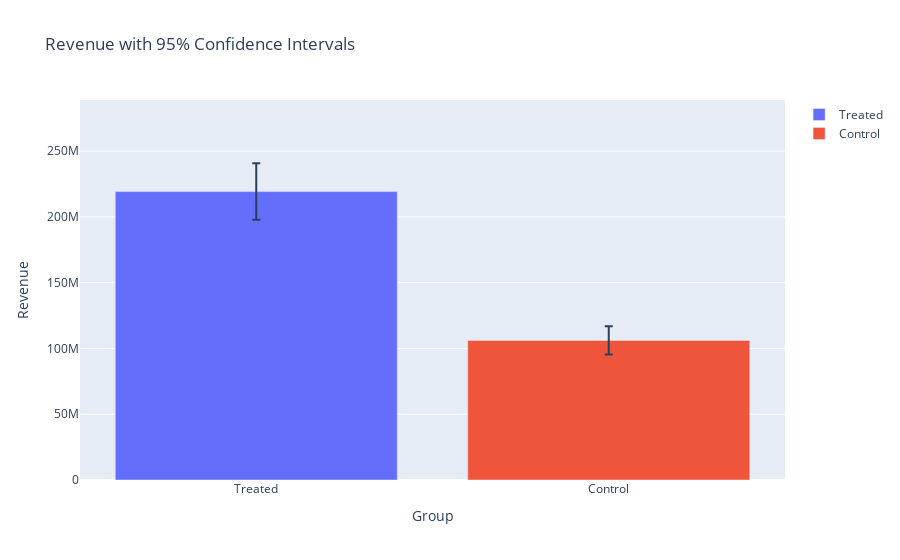

The code cell stored with this chart in its notebook:
### Markdown cell above
Therefore there is a signficant difference between the high rating and the low rating group.

### Code cell
# Calculate the mean and standard error of the mean (SEM) for treated and control groups
treated_mean = matched_data[matched_data['high_rating'] == 1]['revenue_final_adjusted'].mean()
treated_sem = matched_data[matched_data['high_rating'] == 1]['revenue_final_adjusted'].sem()

control_mean = matched_data[matched_data['high_rating'] == 0]['revenue_final_adjusted'].mean()
control_sem = matched_data[matched_data['high_rating'] == 0]['revenue_final_adjusted'].sem()

# Calculate the 95% CI using 1.96 * SEM
treated_ci = 1.96 * treated_sem
control_ci = 1.96 * control_sem

# Create error bar arguments for 95% CI
error_bars_treated = dict(type='data', array=[treated_ci], visible=True)
error_bars_control = dict(type='data', array=[control_ci], visible=True)

# Create the bar chart with 95% CI error bars
fig = go.Figure(data=[
    go.Bar(name='Treated', x=['Treated'], y=[treated_mean], error_y=error_bars_treated),
    go.Bar(name='Control', x=['Control'], y=[control_mean], error_y=error_bars_control)
])

# Update the layout
fig.update_layout(
    title='Revenue with 95% Confidence Intervals',
    xaxis_title='Group',
    yaxis_title='Revenue',
    yaxis=dict(range=[0, max(treated_mean + treated_ci, control_mean + control_ci)*1.2])  # Adjust y-axis range if necessary
)

# Show the figure
fig.show()
fig.write_html("../html_graphics/fin_revenue_paired.html")

### Figure 1 — Plotly figure (JSON) as saved in the notebook; plotly's stock layout.template omitted (floating-point values rounded to 4 significant figures)
{"data": [{"error_y": {"array": [21480000.0], "type": "data", "visible": true}, "name": "Treated", "type": "bar", "x": ["Treated"], "y": [219200000.0]}, {"error_y": {"array": [10810000.0], "type": "data", "visible": true}, "name": "Control", "type": "bar", "x": ["Control"], "y": [106100000.0]}], "layout": {"title": {"text": "Revenue with 95% Confidence Intervals"}, "xaxis": {"title": {"text": "Group"}}, "yaxis": {"range": [0, 288800000.0], "title": {"text": "Revenue"}}}}
